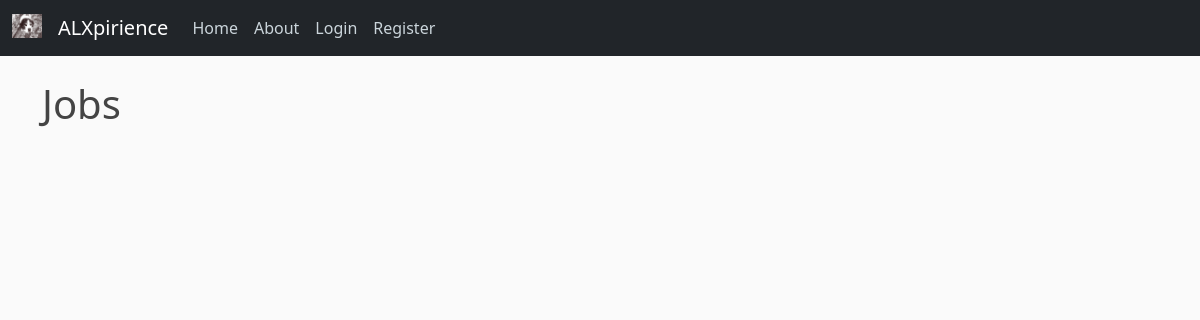
Page /home on the earlier database version.
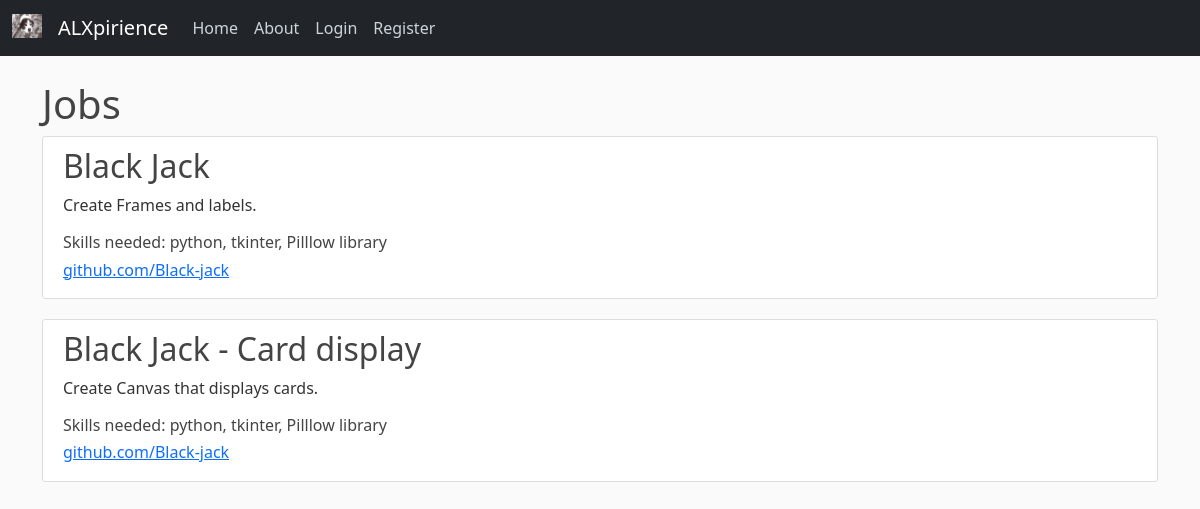
Same page on the later database version.
### expirience/data_base.py (models this page shows)
class Projects(db.Model):
    id = db.Column(db.Integer, primary_key=True, autoincrement=True)
    project_name = db.Column(db.String(100), nullable=False)
    project_description = db.Column(db.Text, nullable=False)
    project_link = db.Column(db.String(120), nullable=False)
    skills_required = db.Column(db.String(120), nullable=False)
    project_status = db.Column(db.String(20), nullable=False, default='pending')
    user_id = db.Column(db.Integer, db.ForeignKey('user.id'), nullable=False)
    def __repr__(self):
        return f"Projects('{self.project_name}', '{self.project_description}', '{self.project_link}', '{self.project_status}')"

### expirience/routes.py (the view)
@app.route('/')
@app.route('/home')
def home():
    jobs = Projects.query.all()
    print(jobs)
    return render_template('home.html', title="Home", jobs=jobs)

### expirience/templates/home.html (shortened to what this page needs)
<!DOCTYPE html>
<html lang="en">
<head>
    <link href="https://cdn.jsdelivr.net/npm/bootstrap@5.0.2/dist/css/bootstrap.min.css" rel="stylesheet">
    <link rel="stylesheet" type="text/css" href="{{ url_for('static', filename='main.css') }}">
</head>
<body>
    <header class="site-header">
        <nav class="navbar navbar-expand-md navbar-dark bg-dark fixed-top">
          <div class="container-fluid">
            <a class="navbar-brand" href="{{ url_for('home') }}">
              <img src="static/images/large.ico" alt="" width="30" height="24" class="d-inline-block align-text-top">
            </a>
            <a class="navbar-brand mr-4" href="/">ALXpirience</a>
            <div class="collapse navbar-collapse" id="navbarToggle">
              <div class="navbar-nav mr-auto">
                <a class="nav-item nav-link" href="{{ url_for('home') }}">Home</a>
                <a class="nav-item nav-link" href="/about">About</a>
              </div>
              <div class="navbar-nav">
                {% if current_user.is_authenticated %}
                  <a class="nav-link dropdown-toggle" href="#" id="navbarDropdown" role="button" data-bs-toggle="dropdown" aria-expanded="false">
                    User: {{ current_user.username }}
                  </a>
                  <ul class="dropdown-menu" aria-labelledby="navbarDropdown">
                    <li><a class="dropdown-item" href="{{ url_for('editprofile') }}">Edit Profile</a></li>
                    <li><a class="dropdown-item" href="{{ url_for('profile') }}">View Profile</a></li>
                    <li><a class="dropdown-item" href="{{ url_for('addskills') }}">Add Skills</a></li>
                    <li><a class="dropdown-item" href="{{ url_for('createproject') }}">Create Job</a></li>
                    <li><a class="dropdown-item" href="{{ url_for('myprojects') }}">View/Delete My Jobs</a></li>
                  </ul>
                    <a class="nav-item nav-link" href="{{ url_for('get_job') }}">Jobs</a>
                    <a class="nav-item nav-link" href="{{ url_for('logout') }}">Logout</a>
                {% else %}
                  <a class="nav-item nav-link" href="{{ url_for('login') }}">Login</a>
                  <a class="nav-item nav-link" href="{{ url_for('register') }}">Register</a>
                {% endif %}
              </div>
            </div>
          </div>
        </nav>
    </header>
    <main role="main" class="container">
      <h1>Jobs</h1>
      {% for job in jobs %}
      <article class="media content-section">
        <div class="media-body">
            <h2 class="article-title" href="#">{{ job.project_name }}</h2>
            <p class="article-content">{{ job.project_description }}</p>
            <h6 href="#">Skills needed: {{ job.skills_required }}</h6>
            <h6><a href="https://{{ job.project_link }}" target="_blank">{{ job.project_link }}</a></h6>
        </div>
      </article>
      {% endfor %}
    </main>
</body>
</html>

### expirience/static/main.css (style rules this page uses)
body { background: #fafafa; color: #333333; margin-top: 5rem; }
h1, h2, h3, h4, h5, h6 { color: #444444; }
.site-header .navbar-nav .nav-link { color: #cbd5db; }
.content-section { background: #ffffff; padding: 10px 20px; border: 1px solid #dddddd; border-radius: 3px; margin-bottom: 20px; }
.article-title { color: #444444; }
.article-content { white-space: pre-line; }

Differences in the rows shown:
added Projects: project_name "Black Jack", project_description "Create Frames and labels.", skills_required "python, tkinter, Pilllow library", project_link "github.com/Black-jack"
added Projects: project_name "Black Jack - Card display", project_description "Create Canvas that displays cards.", skills_required "python, tkinter, Pilllow library", project_link "github.com/Black-jack"
